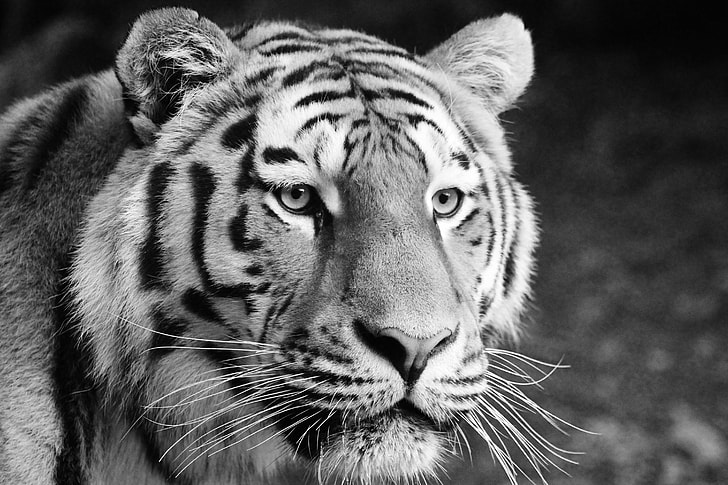
#> input picture Image filtering/basic_filtering/img/tiger.jpg, 728 x 485 px
$ python Gaussian_denoising.py
#> lines starting #> are read from the running program, lines starting #| are printed output that depends on the picture
### Image filtering/GaussianFilter.py
# Exercise 3. Use OpenCV to apply a Gaussian filter. Try with different values of sigma and compare the results.

import cv2
import numpy as np
import matplotlib.pyplot as plt
from matplotlib import rc

# TODO: Apply the filter and show the results
img_tiger = cv2.imread('basic_filtering/img/tiger.jpg')
#> img_tiger is the input picture: shape (485, 728, 3); min 0, max 255, mean 96.4
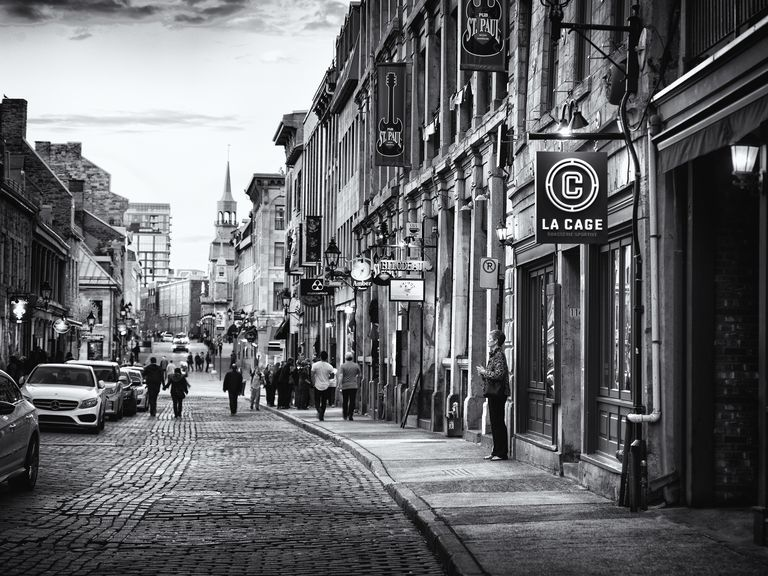
#> input picture Image filtering/basic_filtering/img/city.jpg, 768 x 576 px
#> further down, img_city is the input picture: shape (576, 768, 3); mean B, G, R 108.6, 105.7, 104.8

def gauss_filter(image, sigma):
    image_blurred = cv2.GaussianBlur(src=image, ksize=(0, 0), sigmaX = sigma)
    return image_blurred

# [32 lines that do not run on import are left out]

### Image filtering/Denoising.py
## Denoising

# We can use the filters to reduce the effects of noise in the image, however, as we saw before, this will also affect some elements of the image.

# **Exercise 4.** Now we will see the effects of the filters on a noisy image.
# * Load the image `city.jpg`.
# * Write a function to add salt and pepper noise to the image. To do this, just randomly select a small portion of the pixels of the image and (again, randomly) change its value to 0 or 255.
# * Show the results (clean and noisy image).
import numpy as np
import cv2
import matplotlib.pyplot as plt
from GaussianFilter import gauss_filter

def salt_pepper_noise(img):
    # TODO Create your noisy image here

    salt = np.random.uniform(low=0.0, high=1.0, size=img.shape)
    pepper = np.random.uniform(low=0.0, high=1.0, size=img.shape)

    noisy_image = np.copy(img)

    noisy_image[np.where(salt > 0.8)] = 255
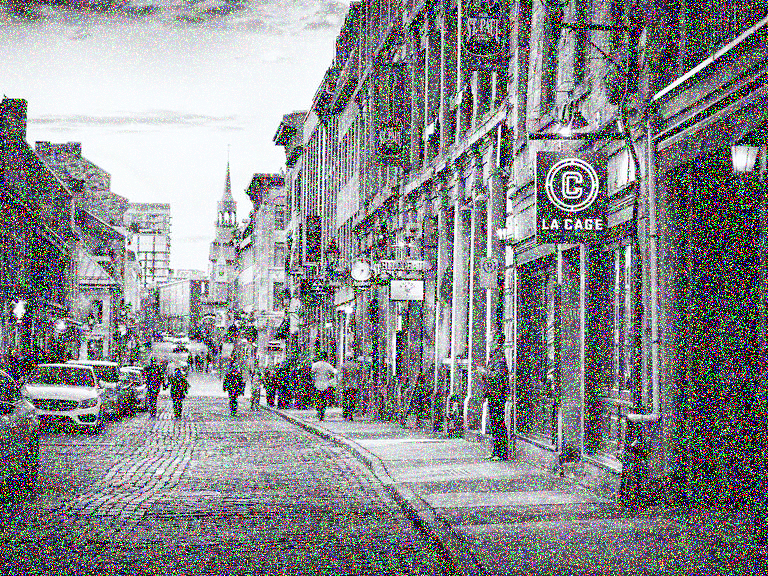
#> noisy_image: shape (576, 768, 3); mean B, G, R 137.9, 135.6, 134.9
    noisy_image[np.where(pepper > 0.9)] = 0
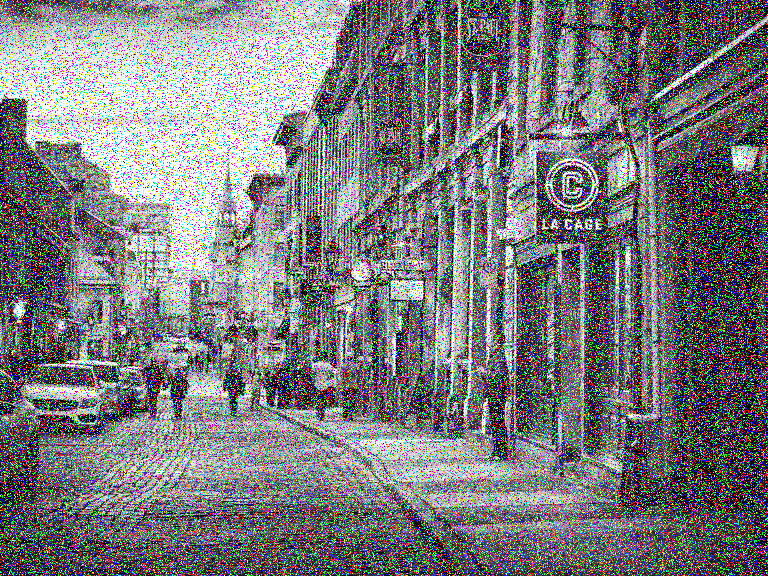
#> noisy_image: shape (576, 768, 3); mean B, G, R 124.2, 122, 121.5

    return noisy_image

# [19 lines that do not run on import are left out]

### Image filtering/Gaussian_denoising.py
#Exercise 5. Now that we have noise in our image, use OpenCV to apply a Gaussian, Averaging, and Median filter to the (noisy) image.
# Compare the results with the clean input. Show your results
import numpy as np
import cv2
import matplotlib.pyplot as plt
from GaussianFilter import gauss_filter
from Denoising import salt_pepper_noise as denoise

img_city = cv2.imread('basic_filtering/img/city.jpg')
noisy_city = denoise(img_city)

img_gaussian = gauss_filter(noisy_city, 1)
#> in gauss_filter, `image_blurred = cv2.GaussianBlur(src=image, ksize=(0, 0), sigmaX = sig..`:
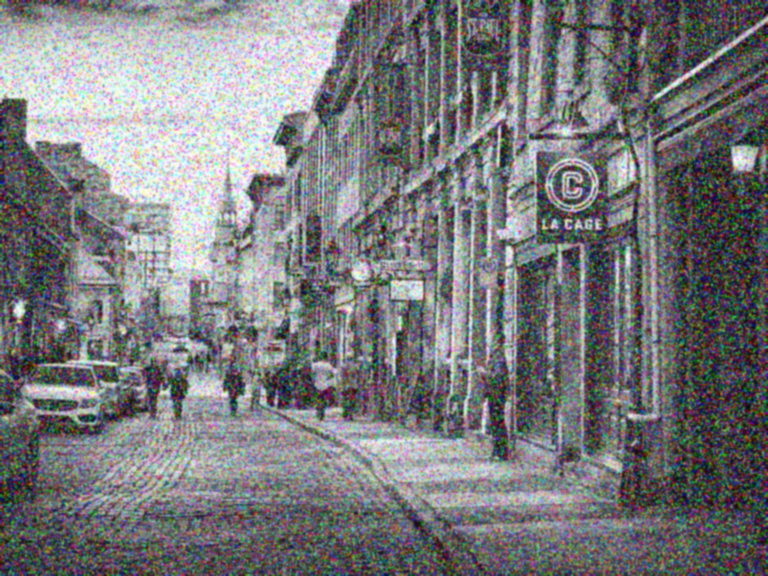
#> image_blurred: shape (576, 768, 3); mean B, G, R 124.1, 122, 121.5
img_mean = cv2.blur(src = noisy_city, ksize=(5,5))
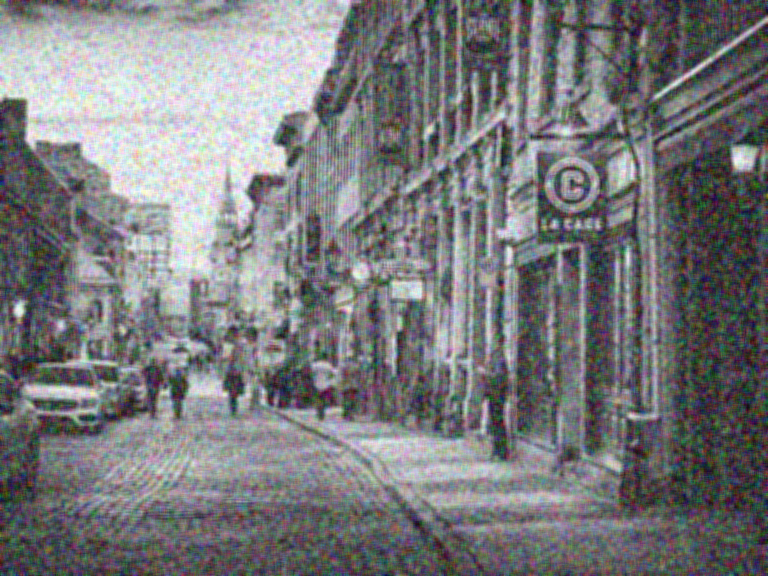
#> img_mean: shape (576, 768, 3); mean B, G, R 124.1, 122, 121.5
img_meadian = cv2.medianBlur(src = noisy_city, ksize = 5)
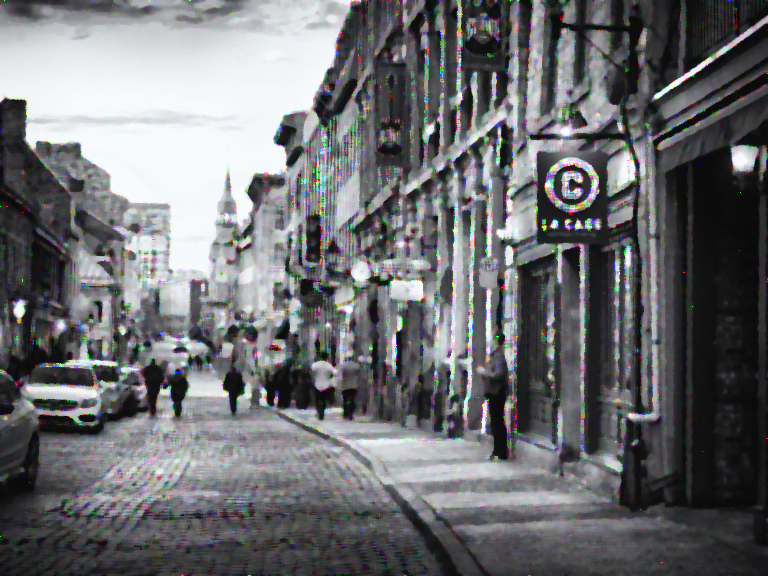
#> img_meadian: shape (576, 768, 3); mean B, G, R 112.2, 109.5, 108.5
fig = plt.figure(figsize = (20,20))

#Original image

ax1 = fig.add_subplot(221)
ax1.imshow(noisy_city, interpolation = 'none', cmap = 'gray')
ax1.set_title('Noisy image')

#Mean filter image

ax2 = fig.add_subplot(222)
ax2.imshow(img_mean, interpolation = 'none', cmap = 'gray')
ax2.set_title('Mean image')

#Median filter image

ax2 = fig.add_subplot(223)
ax2.imshow(img_meadian, interpolation = 'none', cmap = 'gray')
ax2.set_title('Median image')

#Gaussian filter image

ax2 = fig.add_subplot(224)
ax2.imshow(img_gaussian, interpolation = 'none', cmap = 'gray')
ax2.set_title('Gaussian filter')

plt.show()
#> figure, not shown here; B, G, R data is drawn as R, G, B
